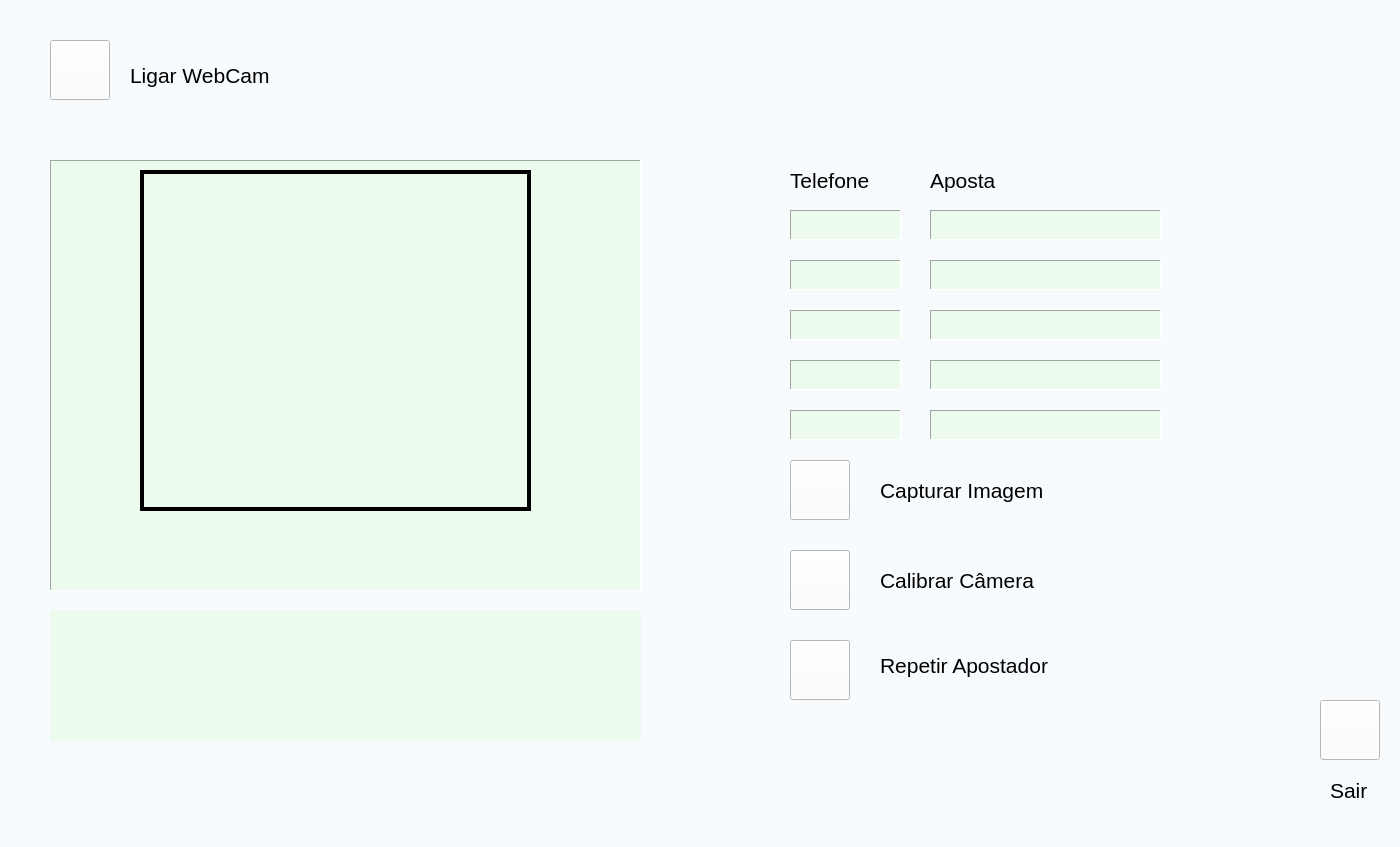
<?xml version="1.0" encoding="UTF-8"?>
<ui version="4.0">
 <class>bolao</class>
 <widget class="QMainWindow" name="bolao">
  <property name="geometry">
   <rect>
    <x>0</x>
    <y>0</y>
    <width>1400</width>
    <height>847</height>
   </rect>
  </property>
  <property name="windowTitle">
   <string>Bolão </string>
  </property>
  <property name="styleSheet">
   <string notr="true">background-color: #F8FBFE;
</string>
  </property>
  <widget class="QWidget" name="centralwidget">
   <widget class="QPushButton" name="ligar">
    <property name="enabled">
     <bool>true</bool>
    </property>
    <property name="geometry">
     <rect>
      <x>50</x>
      <y>40</y>
      <width>60</width>
      <height>60</height>
     </rect>
    </property>
    <property name="font">
     <font>
      <family>Arial</family>
      <pointsize>12</pointsize>
      <weight>50</weight>
      <italic>false</italic>
      <bold>false</bold>
      <underline>false</underline>
      <strikeout>false</strikeout>
      <kerning>true</kerning>
     </font>
    </property>
    <property name="cursor">
     <cursorShape>ArrowCursor</cursorShape>
    </property>
    <property name="layoutDirection">
     <enum>Qt::LeftToRight</enum>
    </property>
    <property name="styleSheet">
     <string notr="true">background-color: white;
</string>
    </property>
    <property name="text">
     <string/>
    </property>
   </widget>
   <widget class="QLabel" name="webcam">
    <property name="geometry">
     <rect>
      <x>50</x>
      <y>160</y>
      <width>591</width>
      <height>431</height>
     </rect>
    </property>
    <property name="styleSheet">
     <string notr="true">background-color: #ECFBEE;
</string>
    </property>
    <property name="frameShape">
     <enum>QFrame::Panel</enum>
    </property>
    <property name="frameShadow">
     <enum>QFrame::Sunken</enum>
    </property>
    <property name="lineWidth">
     <number>1</number>
    </property>
    <property name="text">
     <string/>
    </property>
   </widget>
   <widget class="QPushButton" name="capturar">
    <property name="geometry">
     <rect>
      <x>790</x>
      <y>460</y>
      <width>60</width>
      <height>60</height>
     </rect>
    </property>
    <property name="font">
     <font>
      <family>Arial</family>
      <pointsize>12</pointsize>
     </font>
    </property>
    <property name="styleSheet">
     <string notr="true">background-color: white;
</string>
    </property>
    <property name="text">
     <string/>
    </property>
   </widget>
   <widget class="QPushButton" name="adicionar">
    <property name="geometry">
     <rect>
      <x>790</x>
      <y>640</y>
      <width>60</width>
      <height>60</height>
     </rect>
    </property>
    <property name="font">
     <font>
      <family>Arial</family>
      <pointsize>12</pointsize>
     </font>
    </property>
    <property name="styleSheet">
     <string notr="true">background-color: white;
</string>
    </property>
    <property name="text">
     <string/>
    </property>
   </widget>
   <widget class="QLabel" name="label">
    <property name="geometry">
     <rect>
      <x>140</x>
      <y>170</y>
      <width>391</width>
      <height>341</height>
     </rect>
    </property>
    <property name="styleSheet">
     <string notr="true">background-color: transparent;
</string>
    </property>
    <property name="frameShape">
     <enum>QFrame::Box</enum>
    </property>
    <property name="frameShadow">
     <enum>QFrame::Plain</enum>
    </property>
    <property name="lineWidth">
     <number>4</number>
    </property>
    <property name="text">
     <string/>
    </property>
   </widget>
   <widget class="QLabel" name="label_3">
    <property name="geometry">
     <rect>
      <x>790</x>
      <y>160</y>
      <width>111</width>
      <height>40</height>
     </rect>
    </property>
    <property name="font">
     <font>
      <family>Arial</family>
      <pointsize>16</pointsize>
     </font>
    </property>
    <property name="text">
     <string>Telefone</string>
    </property>
    <property name="textFormat">
     <enum>Qt::AutoText</enum>
    </property>
   </widget>
   <widget class="QLabel" name="telefone">
    <property name="geometry">
     <rect>
      <x>790</x>
      <y>210</y>
      <width>111</width>
      <height>30</height>
     </rect>
    </property>
    <property name="font">
     <font>
      <family>Arial</family>
      <pointsize>8</pointsize>
     </font>
    </property>
    <property name="styleSheet">
     <string notr="true">background-color: #ECFBEE;
</string>
    </property>
    <property name="frameShape">
     <enum>QFrame::Panel</enum>
    </property>
    <property name="frameShadow">
     <enum>QFrame::Sunken</enum>
    </property>
    <property name="text">
     <string/>
    </property>
   </widget>
   <widget class="QLabel" name="telefone2">
    <property name="geometry">
     <rect>
      <x>790</x>
      <y>260</y>
      <width>111</width>
      <height>30</height>
     </rect>
    </property>
    <property name="font">
     <font>
      <family>Arial</family>
      <pointsize>8</pointsize>
     </font>
    </property>
    <property name="styleSheet">
     <string notr="true">background-color: #ECFBEE;
</string>
    </property>
    <property name="frameShape">
     <enum>QFrame::Panel</enum>
    </property>
    <property name="frameShadow">
     <enum>QFrame::Sunken</enum>
    </property>
    <property name="text">
     <string/>
    </property>
   </widget>
   <widget class="QLabel" name="telefone3">
    <property name="geometry">
     <rect>
      <x>790</x>
      <y>310</y>
      <width>111</width>
      <height>30</height>
     </rect>
    </property>
    <property name="font">
     <font>
      <family>Arial</family>
      <pointsize>8</pointsize>
     </font>
    </property>
    <property name="styleSheet">
     <string notr="true">background-color: #ECFBEE;
</string>
    </property>
    <property name="frameShape">
     <enum>QFrame::Panel</enum>
    </property>
    <property name="frameShadow">
     <enum>QFrame::Sunken</enum>
    </property>
    <property name="text">
     <string/>
    </property>
   </widget>
   <widget class="QLabel" name="telefone4">
    <property name="geometry">
     <rect>
      <x>790</x>
      <y>360</y>
      <width>111</width>
      <height>30</height>
     </rect>
    </property>
    <property name="font">
     <font>
      <family>Arial</family>
      <pointsize>8</pointsize>
     </font>
    </property>
    <property name="styleSheet">
     <string notr="true">background-color: #ECFBEE;
</string>
    </property>
    <property name="frameShape">
     <enum>QFrame::Panel</enum>
    </property>
    <property name="frameShadow">
     <enum>QFrame::Sunken</enum>
    </property>
    <property name="text">
     <string/>
    </property>
   </widget>
   <widget class="QLabel" name="telefone5">
    <property name="geometry">
     <rect>
      <x>790</x>
      <y>410</y>
      <width>111</width>
      <height>30</height>
     </rect>
    </property>
    <property name="font">
     <font>
      <family>Arial</family>
      <pointsize>8</pointsize>
     </font>
    </property>
    <property name="styleSheet">
     <string notr="true">background-color: #ECFBEE;
</string>
    </property>
    <property name="frameShape">
     <enum>QFrame::Panel</enum>
    </property>
    <property name="frameShadow">
     <enum>QFrame::Sunken</enum>
    </property>
    <property name="text">
     <string/>
    </property>
   </widget>
   <widget class="QLabel" name="label_4">
    <property name="geometry">
     <rect>
      <x>930</x>
      <y>160</y>
      <width>121</width>
      <height>40</height>
     </rect>
    </property>
    <property name="font">
     <font>
      <family>Arial</family>
      <pointsize>16</pointsize>
     </font>
    </property>
    <property name="text">
     <string>Aposta</string>
    </property>
   </widget>
   <widget class="QLabel" name="aposta">
    <property name="geometry">
     <rect>
      <x>930</x>
      <y>210</y>
      <width>231</width>
      <height>30</height>
     </rect>
    </property>
    <property name="font">
     <font>
      <family>Arial</family>
      <pointsize>8</pointsize>
     </font>
    </property>
    <property name="styleSheet">
     <string notr="true">background-color: #ECFBEE;
</string>
    </property>
    <property name="frameShape">
     <enum>QFrame::Panel</enum>
    </property>
    <property name="frameShadow">
     <enum>QFrame::Sunken</enum>
    </property>
    <property name="text">
     <string/>
    </property>
   </widget>
   <widget class="QLabel" name="aposta2">
    <property name="geometry">
     <rect>
      <x>930</x>
      <y>260</y>
      <width>231</width>
      <height>30</height>
     </rect>
    </property>
    <property name="font">
     <font>
      <family>Arial</family>
      <pointsize>8</pointsize>
     </font>
    </property>
    <property name="styleSheet">
     <string notr="true">background-color: #ECFBEE;
</string>
    </property>
    <property name="frameShape">
     <enum>QFrame::Panel</enum>
    </property>
    <property name="frameShadow">
     <enum>QFrame::Sunken</enum>
    </property>
    <property name="text">
     <string/>
    </property>
   </widget>
   <widget class="QLabel" name="aposta3">
    <property name="geometry">
     <rect>
      <x>930</x>
      <y>310</y>
      <width>231</width>
      <height>30</height>
     </rect>
    </property>
    <property name="font">
     <font>
      <family>Arial</family>
      <pointsize>8</pointsize>
     </font>
    </property>
    <property name="styleSheet">
     <string notr="true">background-color: #ECFBEE;
</string>
    </property>
    <property name="frameShape">
     <enum>QFrame::Panel</enum>
    </property>
    <property name="frameShadow">
     <enum>QFrame::Sunken</enum>
    </property>
    <property name="text">
     <string/>
    </property>
   </widget>
   <widget class="QLabel" name="aposta4">
    <property name="geometry">
     <rect>
      <x>930</x>
      <y>360</y>
      <width>231</width>
      <height>30</height>
     </rect>
    </property>
    <property name="font">
     <font>
      <family>Arial</family>
      <pointsize>8</pointsize>
     </font>
    </property>
    <property name="styleSheet">
     <string notr="true">background-color: #ECFBEE;
</string>
    </property>
    <property name="frameShape">
     <enum>QFrame::Panel</enum>
    </property>
    <property name="frameShadow">
     <enum>QFrame::Sunken</enum>
    </property>
    <property name="lineWidth">
     <number>1</number>
    </property>
    <property name="text">
     <string/>
    </property>
   </widget>
   <widget class="QLabel" name="aposta5">
    <property name="geometry">
     <rect>
      <x>930</x>
      <y>410</y>
      <width>231</width>
      <height>30</height>
     </rect>
    </property>
    <property name="font">
     <font>
      <family>Arial</family>
      <pointsize>8</pointsize>
     </font>
    </property>
    <property name="styleSheet">
     <string notr="true">background-color: #ECFBEE;
</string>
    </property>
    <property name="frameShape">
     <enum>QFrame::Panel</enum>
    </property>
    <property name="frameShadow">
     <enum>QFrame::Sunken</enum>
    </property>
    <property name="text">
     <string/>
    </property>
   </widget>
   <widget class="QPushButton" name="desligar">
    <property name="geometry">
     <rect>
      <x>1320</x>
      <y>700</y>
      <width>60</width>
      <height>60</height>
     </rect>
    </property>
    <property name="font">
     <font>
      <family>Arial</family>
      <pointsize>12</pointsize>
     </font>
    </property>
    <property name="styleSheet">
     <string notr="true">background-color: white;
</string>
    </property>
    <property name="text">
     <string/>
    </property>
   </widget>
   <widget class="QLabel" name="textoLigar">
    <property name="geometry">
     <rect>
      <x>130</x>
      <y>50</y>
      <width>201</width>
      <height>51</height>
     </rect>
    </property>
    <property name="font">
     <font>
      <family>Arial</family>
      <pointsize>16</pointsize>
      <weight>50</weight>
      <bold>false</bold>
     </font>
    </property>
    <property name="text">
     <string>Ligar WebCam</string>
    </property>
   </widget>
   <widget class="QLabel" name="textoCapturar">
    <property name="geometry">
     <rect>
      <x>880</x>
      <y>460</y>
      <width>221</width>
      <height>61</height>
     </rect>
    </property>
    <property name="font">
     <font>
      <family>Arial</family>
      <pointsize>16</pointsize>
     </font>
    </property>
    <property name="text">
     <string>Capturar Imagem</string>
    </property>
   </widget>
   <widget class="QLabel" name="label_2">
    <property name="geometry">
     <rect>
      <x>880</x>
      <y>640</y>
      <width>251</width>
      <height>51</height>
     </rect>
    </property>
    <property name="font">
     <font>
      <family>Arial</family>
      <pointsize>16</pointsize>
     </font>
    </property>
    <property name="text">
     <string>Repetir Apostador</string>
    </property>
   </widget>
   <widget class="QLabel" name="label_5">
    <property name="geometry">
     <rect>
      <x>1330</x>
      <y>760</y>
      <width>51</width>
      <height>61</height>
     </rect>
    </property>
    <property name="font">
     <font>
      <family>Arial</family>
      <pointsize>16</pointsize>
     </font>
    </property>
    <property name="text">
     <string>Sair</string>
    </property>
   </widget>
   <widget class="QLabel" name="msgstatus">
    <property name="geometry">
     <rect>
      <x>50</x>
      <y>610</y>
      <width>591</width>
      <height>131</height>
     </rect>
    </property>
    <property name="font">
     <font>
      <family>Arial</family>
      <pointsize>12</pointsize>
     </font>
    </property>
    <property name="styleSheet">
     <string notr="true">background-color: #ECFBEE;
</string>
    </property>
    <property name="frameShape">
     <enum>QFrame::Box</enum>
    </property>
    <property name="frameShadow">
     <enum>QFrame::Plain</enum>
    </property>
    <property name="lineWidth">
     <number>0</number>
    </property>
    <property name="text">
     <string/>
    </property>
   </widget>
   <widget class="QPushButton" name="calibrar">
    <property name="geometry">
     <rect>
      <x>790</x>
      <y>550</y>
      <width>60</width>
      <height>60</height>
     </rect>
    </property>
    <property name="styleSheet">
     <string notr="true">background-color: white;
</string>
    </property>
    <property name="text">
     <string/>
    </property>
   </widget>
   <widget class="QLabel" name="label_6">
    <property name="geometry">
     <rect>
      <x>880</x>
      <y>560</y>
      <width>211</width>
      <height>41</height>
     </rect>
    </property>
    <property name="font">
     <font>
      <family>Arial</family>
      <pointsize>16</pointsize>
     </font>
    </property>
    <property name="text">
     <string>Calibrar Câmera</string>
    </property>
   </widget>
  </widget>
  <widget class="QMenuBar" name="menubar">
   <property name="geometry">
    <rect>
     <x>0</x>
     <y>0</y>
     <width>1400</width>
     <height>21</height>
    </rect>
   </property>
  </widget>
  <widget class="QStatusBar" name="statusbar"/>
 </widget>
 <resources/>
 <connections/>
</ui>
